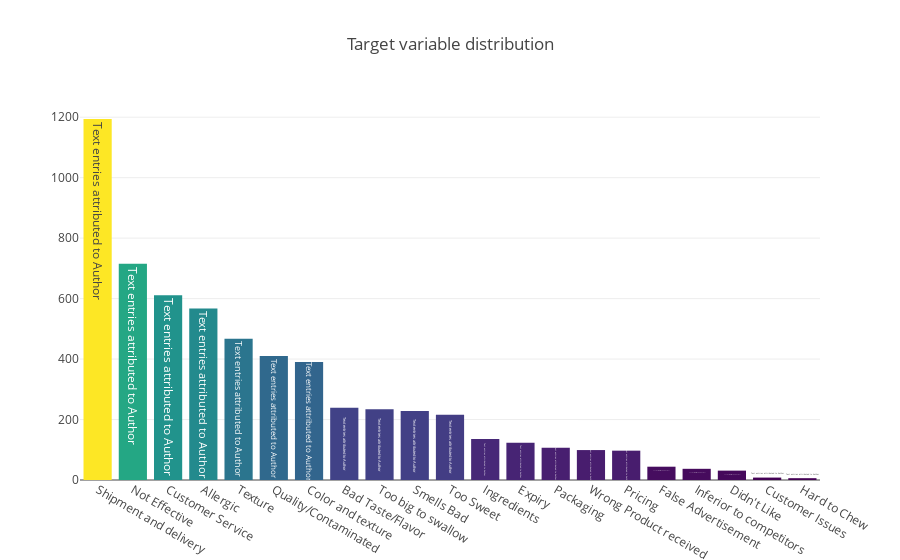

Notebook source saved alongside this figure:
### Code cell
#converting topics into dictionary to visulaize in plotly
z = dict(zip(train.topic.unique(),train.topic.unique()))

data = [go.Bar(
            x = train.topic.map(z).unique(),
            y = train.topic.value_counts().values,
            marker= dict(colorscale='Viridis',
                         color = train.topic.value_counts().values
                        ),
            text='Text entries attributed to Author'
    )]

layout = go.Layout(
    title='Target variable distribution'
)

fig = go.Figure(data=data, layout=layout)

py.iplot(fig, filename='basic-bar')

### Figure 1 — Plotly figure (JSON) as saved in the notebook; plotly's stock layout.template omitted (floating-point values rounded to 4 significant figures)
{"data": [{"uid": "81aed697-cdf5-445b-bb33-6b21adb461e0", "text": "Text entries attributed to Author", "y": [1194, 715, 611, 567, 467, 410, 390, 239, 234, 228, 216, 136, 123, 107, 99, 97, 44, 37, 31, 8, 6], "marker": {"color": [1194, 715, 611, 567, 467, 410, 390, 239, 234, 228, 216, 136, 123, 107, 99, 97, 44, 37, 31, 8, 6], "colorscale": "Viridis"}, "x": ["Shipment and delivery", "Not Effective", "Customer Service", "Allergic", "Texture", "Quality/Contaminated", "Color and texture", "Bad Taste/Flavor", "Too big to swallow", "Smells Bad", "Too Sweet", "Ingredients", "Expiry", "Packaging", "Wrong Product received", "Pricing", "False Advertisement", "Inferior to competitors", "Didn't Like", "Customer Issues", "Hard to Chew"], "type": "bar"}], "layout": {"title": {"text": "Target variable distribution"}}}
